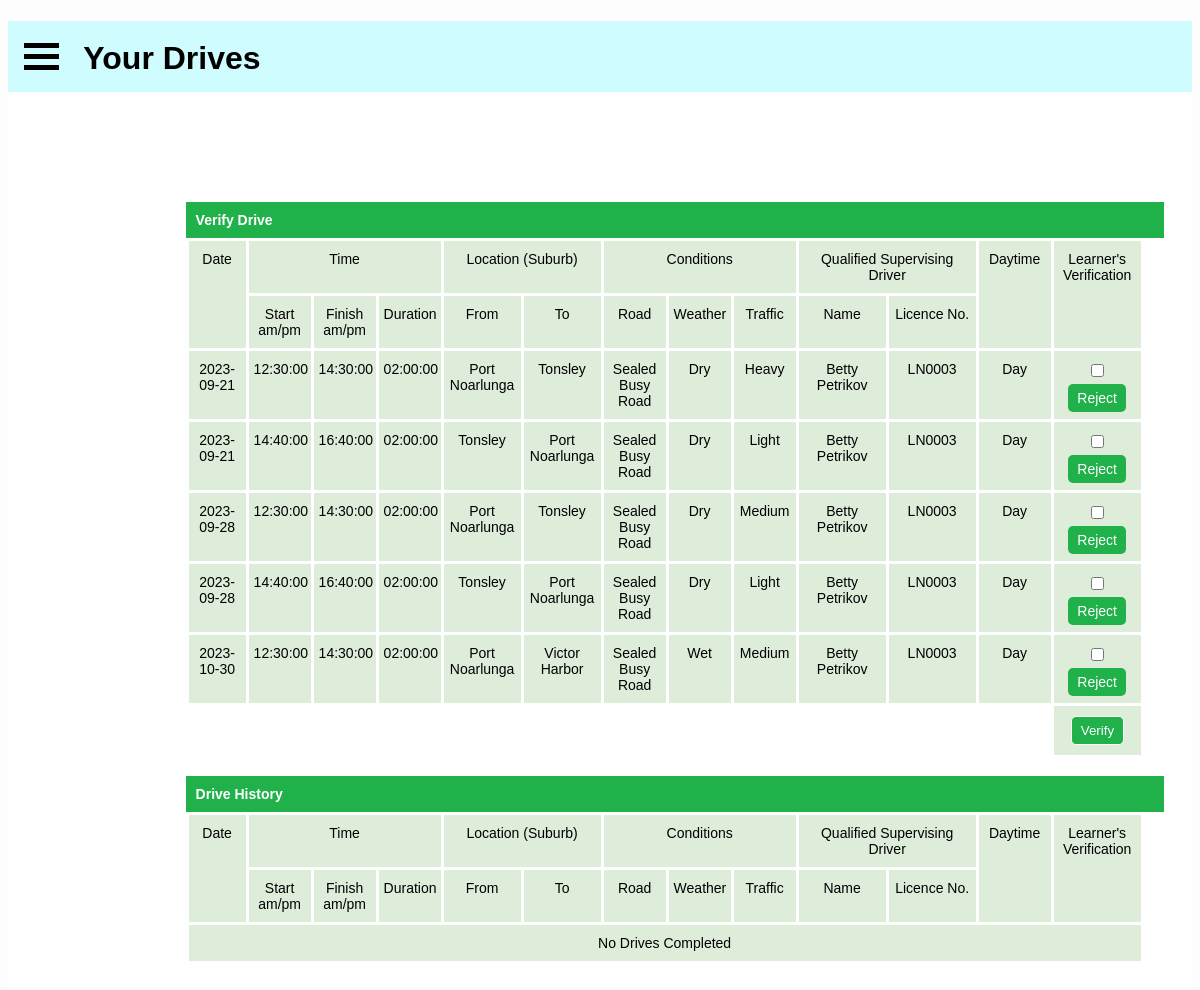
The page /learners/view-drives.php (signed in) on the database its author committed.
### tables this page shows
CREATE TABLE Drives (
    id int NOT NULL AUTO_INCREMENT PRIMARY KEY,
    supervisorLicenceNumber varchar(6) NOT NULL,
    driveDate date,
    startTime time,
    endTime time,
    duration time GENERATED ALWAYS AS (TIMEDIFF(endTime, startTime)),
    fromLoc varchar(100),
    toLoc varchar(100),
    conditionRoadType varchar(20),
    conditionRoadCapacity varchar(20),
    conditionWeather varchar(20),
    conditionTraffic varchar(20),
    daytime boolean,
    learnerLicenceNo varchar(6) NOT NULL,
    verified boolean DEFAULT 0
) AUTO_INCREMENT = 1;

CREATE TABLE Users (
    id int NOT NULL AUTO_INCREMENT PRIMARY KEY,
    email varchar(100) UNIQUE,
    password varchar(100),
    phoneNumber varchar(10),
    firstName varchar(100),
    lastName varchar(100),
    dob date,
    learner boolean DEFAULT 0,
    instructor boolean DEFAULT 0,
    supervisor boolean DEFAULT 0,
    government boolean DEFAULT 0,
    licenceNo varchar(6),
    hasTempPassword boolean DEFAULT 0
) AUTO_INCREMENT = 1;

### learners/view-drives.php (the view, shortened to what this page needs)
<?php
require_once "../inc/db-session-include.php";
?>
<!DOCTYPE html>
<html lang="en">
<head>
    <link rel="stylesheet" href="../style/drive-table.css" />
    <link rel="stylesheet" href="../style/menu-style.css" />
</head>
<body>
    <?php
    require_once "learner-menu.php";
    ?>
    <div class="center" id="container">
        <?php
        $licenceNo = "";
        $sql = "SELECT licenceNo FROM Users WHERE id = '" . $_SESSION["userID"] . "';";
        if ($result = mysqli_query($conn, $sql)) {
            if (mysqli_num_rows($result) > 0) {
                $row = mysqli_fetch_assoc($result);
                $licenceNo = $row["licenceNo"];
            }
        }
        echo "<form action='verify-drive.php' method='post'>";
        echo '<table class="tg">
        <caption>Verify Drive</caption>
        <colgroup>
        <col style="width: 60px">
        <col style="width: 65px">
        <col style="width: 65px">
        <col style="width: 65px">
        <col style="width: 80px">
        <col style="width: 80px">
        <col style="width: 65px">
        <col style="width: 65px">
        <col style="width: 65px">
        <col style="width: 90px">
        <col style="width: 90px">
        <col style="width: 75px">
        <col style="width: 90px">
        </colgroup>
        <thead>
        <tr>
            <td class="cells" rowspan="2">Date</td>
            <td class="cells" colspan="3">Time</td>
            <td class="cells" colspan="2">Location (Suburb)</td>
            <td class="cells" colspan="3">Conditions</td>
            <td class="cells" colspan="2">Qualified Supervising Driver</td>
            <td class="cells" rowspan="2">Daytime</td>
            <td class="cells" rowspan="2">Learner\'s<br>Verification</td>
        </tr>
        <tr>
            <td class="cells">Start<br>am/pm</td>
            <td class="cells">Finish<br>am/pm</td>
            <td class="cells">Duration<br></td>
            <td class="cells">From</td>
            <td class="cells">To</td>
            <td class="cells">Road</td>
            <td class="cells">Weather</td>
            <td class="cells">Traffic</td>
            <td class="cells">Name</td>
            <td class="cells">Licence No.</td>
        </tr>
        </thead>';
        $sql = "SELECT Drives.driveDate, Drives.startTime, Drives.endTime,
                       Drives.duration, Drives.fromLoc, Drives.toLoc,
                       Drives.conditionRoadType, Drives.conditionRoadCapacity, Drives.conditionWeather,
                       Drives.conditionTraffic, Drives.supervisorLicenceNumber, Drives.id,
                       Drives.daytime, Users.firstName, Users.lastName
                       FROM Drives JOIN Users ON Drives.supervisorLicenceNumber = Users.licenceNo WHERE Drives.verified=0 AND Drives.learnerLicenceNo = '$licenceNo';";
        if ($result = mysqli_query($conn, $sql)) {
            if (mysqli_num_rows($result) > 0) {
                while ($row = mysqli_fetch_assoc($result)) {
                    echo "<br>";
                    $day = $row['daytime'] ? "Day" : "Night";
                    $name = $row["firstName"] . " " . $row["lastName"];
                    echo "<tr>
                            <td>{$row['driveDate']}</td>
                            <td>{$row['startTime']}</td>
                            <td>{$row['endTime']}</td>
                            <td>{$row['duration']}</td>
                            <td>{$row['fromLoc']}</td>
                            <td>{$row['toLoc']}</td>
                            <td>{$row['conditionRoadType']} {$row['conditionRoadCapacity']}</td>
                            <td>{$row['conditionWeather']}</td>
                            <td>{$row['conditionTraffic']}</td>
                            <td>$name</td>
                            <td>{$row['supervisorLicenceNumber']}</td>
                            <td>$day</td>
                            <td><input type='checkbox' name='{$row["id"]}'/><br><a class='reject' href='remove-invalid-drive.php?driveID={$row["id"]}'>Reject</a></td>
                          </tr>";
                }
                echo "
                <tr>
                    <td style='background-color: white'></td>
                    <td style='background-color: white'></td>
                    <td style='background-color: white'></td>
                    <td style='background-color: white'></td>
                    <td style='background-color: white'></td>
                    <td style='background-color: white'></td>
                    <td style='background-color: white'></td>
                    <td style='background-color: white'></td>
                    <td style='background-color: white'></td>
                    <td style='background-color: white'></td>
                    <td style='background-color: white'></td>
                    <td style='background-color: white'></td>
                    <td><input type='submit' id='submit-verify' value='Verify'/></td>
                </tr>";
            } else {
                echo "<tr><td colspan='13'>No Drives To Verify</td></tr>";
            }
        }
        echo "</table>";
        echo "</form><br>";
        ?>
        <?php
        echo '<table class="tg">
        <caption>Drive History</caption>
        <colgroup>
        <col style="width: 60px">
        <col style="width: 65px">
        <col style="width: 65px">
        <col style="width: 65px">
        <col style="width: 80px">
        <col style="width: 80px">
        <col style="width: 65px">
        <col style="width: 65px">
        <col style="width: 65px">
        <col style="width: 90px">
        <col style="width: 90px">
        <col style="width: 75px">
        <col style="width: 90px">
        </colgroup>
        <thead>
        <tr>
            <td class="cells" rowspan="2">Date</td>
            <td class="cells" colspan="3">Time</td>
            <td class="cells" colspan="2">Location (Suburb)</td>
            <td class="cells" colspan="3">Conditions</td>
            <td class="cells" colspan="2">Qualified Supervising Driver</td>
            <td class="cells" rowspan="2">Daytime</td>
            <td class="cells" rowspan="2">Learner\'s<br>Verification</td>
        </tr>
        <tr>
            <td class="cells">Start<br>am/pm</td>
            <td class="cells">Finish<br>am/pm</td>
            <td class="cells">Duration<br></td>
            <td class="cells">From</td>
            <td class="cells">To</td>
            <td class="cells">Road</td>
            <td class="cells">Weather</td>
            <td class="cells">Traffic</td>
            <td class="cells">Name</td>
            <td class="cells">Licence No.</td>
        </tr>
        </thead>';
        $sql = "SELECT * FROM Drives JOIN Users ON Drives.supervisorLicenceNumber = Users.licenceNo WHERE Drives.verified=1 AND Drives.learnerLicenceNo = '$licenceNo';";
        if ($result = mysqli_query($conn, $sql)) {
            if (mysqli_num_rows($result) > 0) {
                while ($row = mysqli_fetch_assoc($result)) {
                    $day = $row['daytime'] ? "Day" : "Night";
                    $name = $row["firstName"] . " " . $row["lastName"];
                    echo "<tr>
                        <td>{$row['driveDate']}</td>
                        <td>{$row['startTime']}</td>
                        <td>{$row['endTime']}</td>
                        <td>{$row['duration']}</td>
                        <td>{$row['fromLoc']}</td>
                        <td>{$row['toLoc']}</td>
                        <td>{$row['conditionRoadType']} {$row['conditionRoadCapacity']}</td>
                        <td>{$row['conditionWeather']}</td>
                        <td>{$row['conditionTraffic']}</td>
                        <td>$name</td>
                        <td>{$row['supervisorLicenceNumber']}</td>
                        <td>$day</td>
                        <td>Verified</td>
                        <td></td>
                      </tr>";
                }
            } else {
                echo "<tr><td colspan='14'>No Drives Completed</td></tr>";
            }
        }
        echo "</table>";
        ?>
    </div>
</body>
</html>

### learners/learner-menu.php (shortened to what this page needs)
<h1 class="title-banner" id="home-page-header">
    <div class="dropdown">
        <button class="dropbtn">
            <div class="bar"></div>
            <div class="bar"></div>
            <div class="bar"></div>
        </button>
    </div>
    <label class="title-text" id="page-title">Home Page</label>
</h1>

### style/drive-table.css (style rules this page uses)
body { background-color: #ffffff; }
caption { background-color: #20b14b; padding: 10px 10px; width: 100%; margin: 0; color: white; text-align: left; font-weight: bold; }
#container.center { top: 50%; left: 50%; }
.center { margin: auto; width: 70%; }
#container { padding: 10px 40px 40px 40px; max-width: 100%; }
label { margin-bottom: 10px; }
input#submit-verify { position: relative; right: 15%; background-color: #20b14b; color: white; border: white 1px solid; padding: 6px 9px; border-radius: 5px; }
table { text-decoration: solid; font-size: 14px; width: 1000px; table-layout: fixed; width: 705px; border-color: #a9a9a9; empty-cells: hide; }
#submit-verify { float: right; cursor: pointer; }
.tg { border-collapse: collapse; border-spacing: 0; text-align: center; }
.tg td { border-style: solid; border-width: 1px; font-family: Arial, sans-serif; font-size: 14px; overflow: hidden; padding: 10px 5px; word-break: normal; border: white 3px solid; text-align: center; empty-cells: hide; }
.tg .cells { background-color: #ddedda; border-color: #ffffff; text-align: center; vertical-align: top; }
td { background-color: #ddedda; border-color: #ffffff; text-align: left; vertical-align: top; }
.reject { position: relative; top: 10px; color: white; background-color: #20b14b; text-decoration: none; padding: 6px 9px; border-radius: 5px; }

### style/menu-style.css (style rules this page uses)
html { background-color: #fdfdfd; }
body { font-family: Helvetica, Arial, sans-serif; }
.title-banner { text-align: left; margin-bottom: 10px; background-color: #cffcff; }
.title-text { position: relative; bottom: 7px }
.dropbtn { background-color: #cffcff; color: white; padding: 16px; font-size: 16px; border: none; }
.dropdown { position: left; display: inline-block; }
.bar { width: 35px; height: 5px; background-color: Black; margin: 6px 0; }

### rows shown on the page
drives: driveDate "2023-09-21", startTime "12:30:00", endTime "14:30:00", duration "02:00:00", fromLoc "Port Noarlunga", toLoc "Tonsley", conditionRoadType "Sealed", conditionRoadCapacity "Busy Road", conditionWeather "Dry", conditionTraffic "Heavy", users.firstName+lastName "Betty Petrikov", supervisorLicenceNumber "LN0003", daytime "Day"
drives: driveDate "2023-09-21", startTime "14:40:00", endTime "16:40:00", duration "02:00:00", fromLoc "Tonsley", toLoc "Port Noarlunga", conditionRoadType "Sealed", conditionRoadCapacity "Busy Road", conditionWeather "Dry", conditionTraffic "Light", users.firstName+lastName "Betty Petrikov", supervisorLicenceNumber "LN0003", daytime "Day"
drives: driveDate "2023-09-28", startTime "12:30:00", endTime "14:30:00", duration "02:00:00", fromLoc "Port Noarlunga", toLoc "Tonsley", conditionRoadType "Sealed", conditionRoadCapacity "Busy Road", conditionWeather "Dry", conditionTraffic "Medium", users.firstName+lastName "Betty Petrikov", supervisorLicenceNumber "LN0003", daytime "Day"
drives: driveDate "2023-09-28", startTime "14:40:00", endTime "16:40:00", duration "02:00:00", fromLoc "Tonsley", toLoc "Port Noarlunga", conditionRoadType "Sealed", conditionRoadCapacity "Busy Road", conditionWeather "Dry", conditionTraffic "Light", users.firstName+lastName "Betty Petrikov", supervisorLicenceNumber "LN0003", daytime "Day"
drives: driveDate "2023-10-30", startTime "12:30:00", endTime "14:30:00", duration "02:00:00", fromLoc "Port Noarlunga", toLoc "Victor Harbor", conditionRoadType "Sealed", conditionRoadCapacity "Busy Road", conditionWeather "Wet", conditionTraffic "Medium", users.firstName+lastName "Betty Petrikov", supervisorLicenceNumber "LN0003", daytime "Day"
